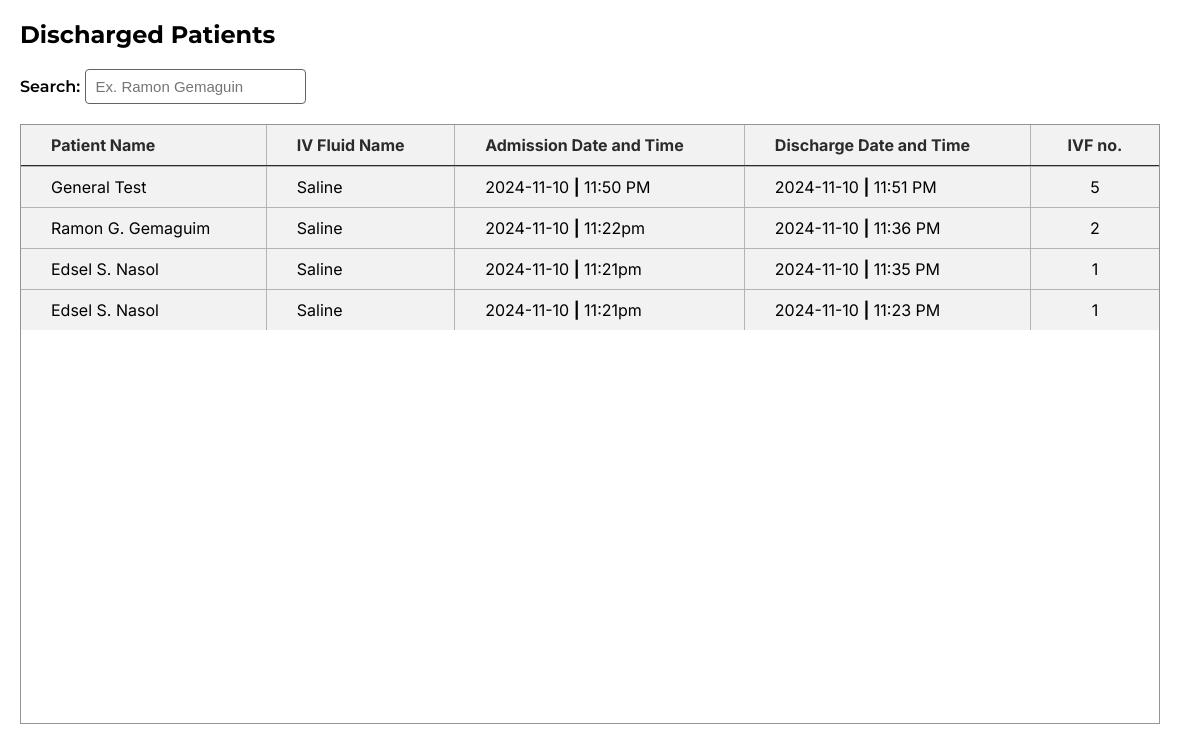
Before: /admin/discharged.php (signed in) with the older database file.
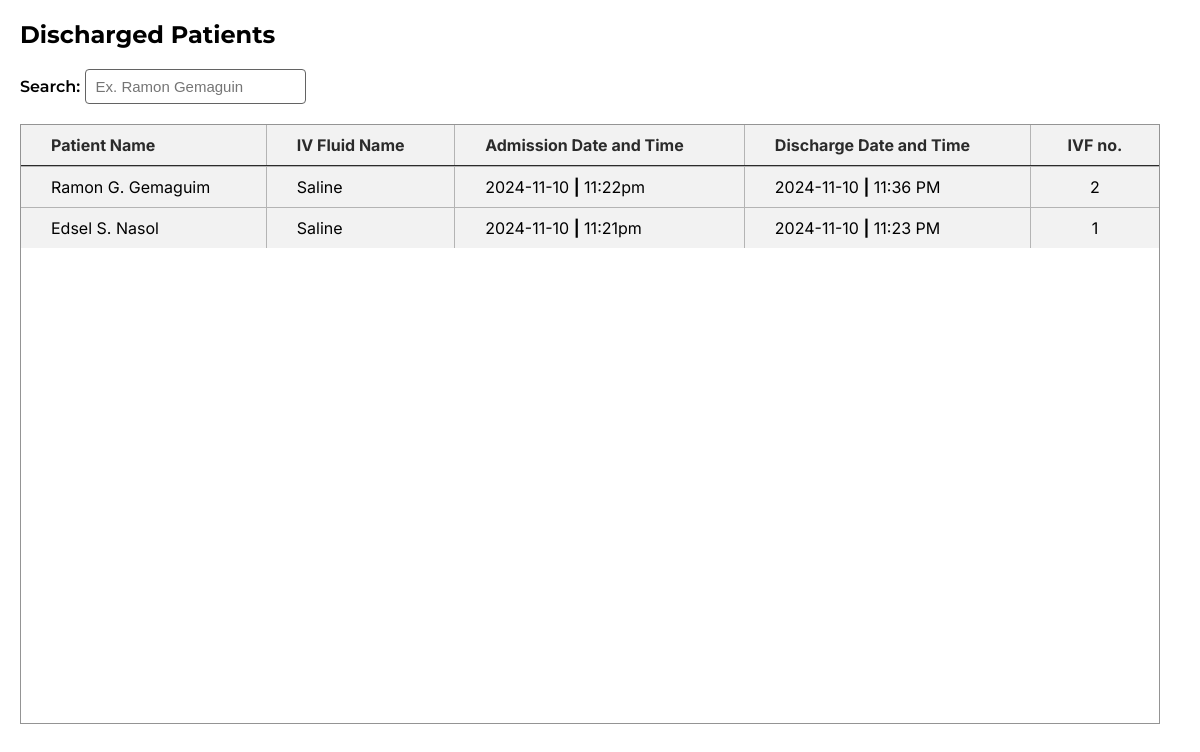
After: the same page with the newer database file.
### tables this page shows
CREATE TABLE `discharge` (
  `id` int(10) NOT NULL,
  `patient_name` varchar(255) NOT NULL,
  `iv_fluid` varchar(255) NOT NULL,
  `admission_date` date NOT NULL,
  `admission_time` varchar(255) NOT NULL,
  `discharge_date` varchar(255) NOT NULL,
  `discharge_time` varchar(255) NOT NULL DEFAULT current_timestamp(),
  `ivf_no` int(10) NOT NULL
);

### admin/function/discharge/display_discharge.php (the view, shortened to what this page needs)
<?php
include 'db.php';
$sql = "SELECT id, patient_name, iv_fluid, admission_date, admission_time, discharge_date, discharge_time, ivf_no FROM discharge ORDER BY id DESC";
$result = $conn->query($sql);
if ($result->num_rows > 0) {
    while($row = $result->fetch_assoc()) {
        echo "<tr>";
        echo "<td>" . htmlspecialchars($row['patient_name']) . "</td>";
        echo "<td>" . htmlspecialchars($row['iv_fluid']) . "</td>";
        echo "<td>
                <span>" . htmlspecialchars($row['admission_date']) . "</span> <strong>|</strong>
                <span>" . htmlspecialchars($row['admission_time']) . "</span>
              </td>";
        echo "<td>
                <span>" . htmlspecialchars($row['discharge_date']) . "</span> <strong>|</strong>
                <span>" . htmlspecialchars($row['discharge_time']) . "</span>
              </td>";
        echo "<td style='text-align:center;'>" . htmlspecialchars($row['ivf_no']) . "</td>";
        echo "</tr>";
    }
} else {
    echo "<tr><td colspan='6' style='color: red;'>No records found.</td></tr>";
}
?>

### admin/discharged.php (shortened to what this page needs)
<!DOCTYPE html>
<html lang="en">
<head>
    <link rel="stylesheet" href="../assets/management.css">
    <link rel="stylesheet" href="../assets/visible_placeholder/search_highlight.css">
</head>
<body>
    <div class="container">
        <div class="top">
            <h2>Discharged Patients</h2>
        </div>
        <div class="searchbar">
            <span class="search">
                Search:
                <input type="text" id="searchInput" onkeyup="searchTable()" placeholder="Ex. Ramon Gemaguin">
            </span>
        </div>
        <div class="table">
            <table id="patientTable">
                <tr>
                    <th style="text-align: left;">Patient Name</th>
                    <th style="text-align: left;">IV Fluid Name</th>
                    <th style="text-align: left;">Admission Date and Time</th>
                    <th style="text-align: left;">Discharge Date and Time</th>
                    <th>IVF no.</th>
                </tr>
                <tr>
                    <tbody>
                        <?php include 'function/discharge/display_discharge.php'; ?>
                    </tbody>
                </tr>
            </table>
        </div>
    </div>
</body>
</html>

### assets/management.css (style rules this page uses)
* { margin: 0; padding: 0; box-sizing: border-box; }
.container { margin: 20px 0 0 20px; width: 95%; }
.top { display: flex; align-items: center; justify-content: space-between; font-family: 'Montserrat', system-ui, -apple-system, BlinkMacSystemFont, 'Segoe UI', Roboto, Oxygen, Ubuntu, Cantarell, 'Open Sans', 'Helvetica Neue', sans-serif; }
.searchbar, .sort { font-family: 'Montserrat', system-ui, -apple-system, BlinkMacSystemFont, 'Segoe UI', Roboto, Oxygen, Ubuntu, Cantarell, 'Open Sans', 'Helvetica Neue', sans-serif; font-weight: 600; }
.search { margin-right: 50px; }
input { font-size: 15px; height: 35px; padding: 10px; border-radius: 4px; border: 1px solid #636363; }
.table { height: 600px; border: hidden; overflow-y: auto; border: 1px solid #949494; }
table { font-family: 'Inter', system-ui, -apple-system, BlinkMacSystemFont, 'Segoe UI', Roboto, Oxygen, Ubuntu, Cantarell, 'Open Sans', 'Helvetica Neue', sans-serif; border: none; border-collapse: collapse; border-radius: 6px; width: 100%; }
td, th { border: 1px solid #b4b4b4; padding: 10px 30px 10px 30px; background-color: #f2f2f2; }
th { border-bottom: 2px solid; color: #2b2b2b; }
tr:first-child th { border-top: none; }
tr:last-child td { border-bottom: none; }
td:first-child, th:first-child { border-left: none; }
td:last-child, th:last-child { border-right: none; }
.searchbar { margin: 20px 0 20px 0; }

Changed rows visible on the page:
removed discharge: patient_name "General Test", iv_fluid "Saline", admission_date "2024-11-10", admission_time "11:50 PM", discharge_date "2024-11-10", discharge_time "11:51 PM", ivf_no "5"
removed discharge: patient_name "Edsel S. Nasol", iv_fluid "Saline", admission_date "2024-11-10", admission_time "11:21pm", discharge_date "2024-11-10", discharge_time "11:35 PM", ivf_no "1"
